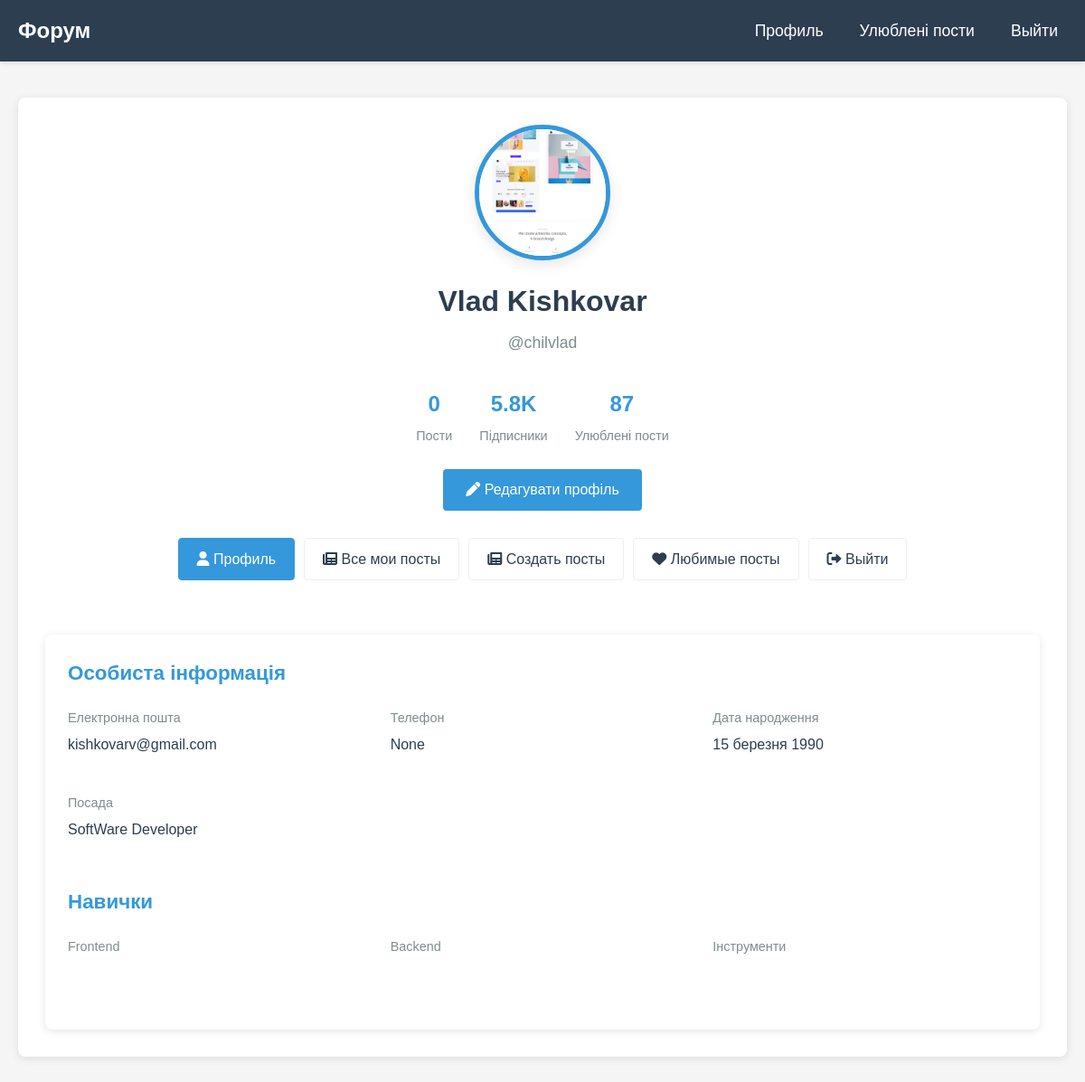
The page /users/profile/ (signed in) on the database as committed earlier.
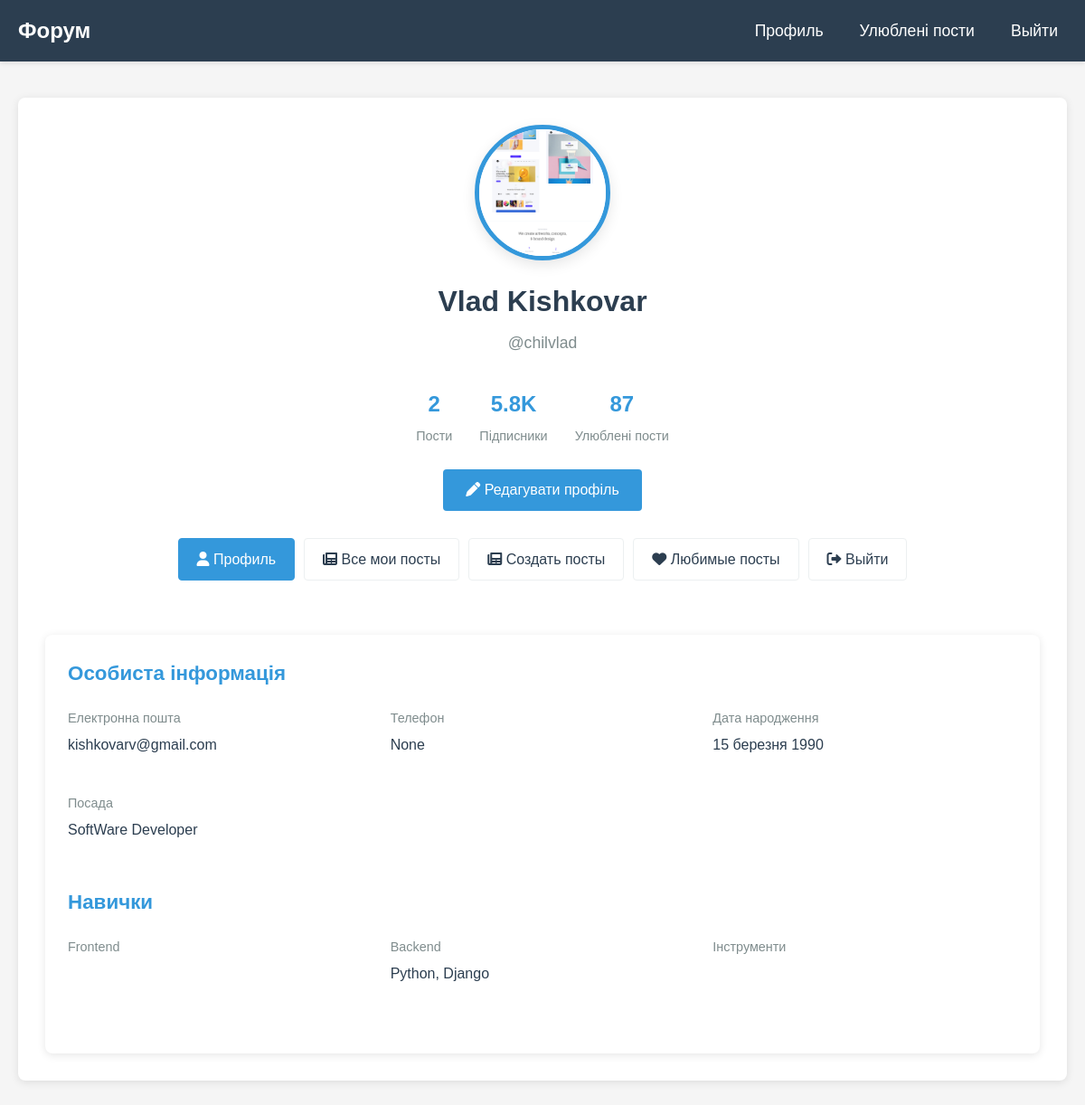
The same page on the database as committed later.
### users/models.py (models this page shows)
class User(AbstractUser):
    frontend_list = (
        ('js', 'Js'),
        ('css', 'CSS'),
        ('html', 'html'),
        ('figma', 'figma')
    )
    backend_list = (
        ('php', 'PHP'),
        ('python', 'Python'),
        ('csharp', 'C#'),
        ('django', 'Django'),
        ('laver', 'Laver'),
        ('Go', 'Go')
    )
    tools_list = (
        ('docker', 'Docker'),
        ('git', 'Git'),
        ('webpack', 'Webpack'),
    )
    image = models.ImageField(upload_to='users_image/')
    description = models.TextField(blank=True, null=True)
    age = models.PositiveSmallIntegerField(default=18)
    phone_number = PhoneNumberField(region="UA", blank=True, null=True)
    date_birth = models.DateField(blank=True, null=True)
    position = models.CharField(max_length=180)
    fronend = MultiSelectField(choices=frontend_list, blank=True, null=True)
    backend = MultiSelectField(choices=backend_list, blank=True, null=True)
    tools = MultiSelectField(choices=tools_list, blank=True, null=True)

### users/views.py (the view)
# urls.py: path('profile/', profile, name='profile'),
@login_required
def profile(request):
    return render(request, 'users/profile.html')

### users/templates/users/profile.html (shortened to what the changed rows need)
{% extends "base.html" %}
{% load static %}
{% block links %}
    <link rel="stylesheet" href="https://cdnjs.cloudflare.com/ajax/libs/font-awesome/6.0.0-beta3/css/all.min.css">
    <link rel="stylesheet" href="{% static "users/css/profile.css" %}">
{% endblock links %}
{% block main %}
    <main class="container">
        <div class="profile-container">
            <div class="profile-header">
                <img src="{% if user.image %} {{ user.image.url }} {% else %} {% static "img/base_ava.png" %} {% endif %}" alt="Аватар" class="profile-avatar">
                <h1 class="profile-name">{{ user.first_name }} {{ user.last_name }}</h1>
                <p class="profile-username">@{{ user.username }}</p>
                <div class="profile-stats">
                    <div class="stat-item">
                        <div class="stat-number">{{ user.posts.all.count }}</div>
                        <div class="stat-label">Пости</div>
                    </div>
                    <div class="stat-item">
                    </div>
                    <div class="stat-item">
                    </div>
                </div>
                <div class="profile-actions">
                    <a href="{% url 'users:edit_profile' %}" class="btn">
                    </a>
                </div>
                <div class="profile-nav">
                    <a href="#" class="nav-link active">
                    </a>
                    <a href="" class="nav-link">
                    </a>
                    <a href="{% url "posts:creation_post" %}" class="nav-link">
                    </a>
                    <a href="{% url "posts:save_post_view" %}" class="nav-link">
                    </a>
                    <a href="{% url 'users:logout' %}" class="nav-link">
                    </a>
                </div>
            </div>
            <div class="profile-content">
                <h2 class="section-title">Особиста інформація</h2>
                <div class="profile-info">
                    <div class="info-item">
                        <div class="info-label">Електронна пошта</div>
                        <div class="info-value">{{ user.email }}</div>
                    </div>
                    <div class="info-item">
                        <div class="info-label">Телефон</div>
                        <div class="info-value">{{ user.phone_number }}</div>
                    </div>
                    <div class="info-item">
                        <div class="info-label">Посада</div>
                        <div class="info-value">{{ user.position }}</div>
                    </div>
                </div>
                <h2 class="section-title" style="margin-top: 30px;">Навички</h2>
                <div class="profile-info">
                    <div class="info-item">
                        <div class="info-label">Backend</div>
                        <div class="info-value">{{ user.backend }}</div>
                    </div>
                </div>
            </div>
        </div>
    </main>
{% endblock main %}

Rows that differ between the two databases and show on the page:
changed User "Vlad": posts.all.count "0" → "2"; backend (not shown) → "Python, Django"
